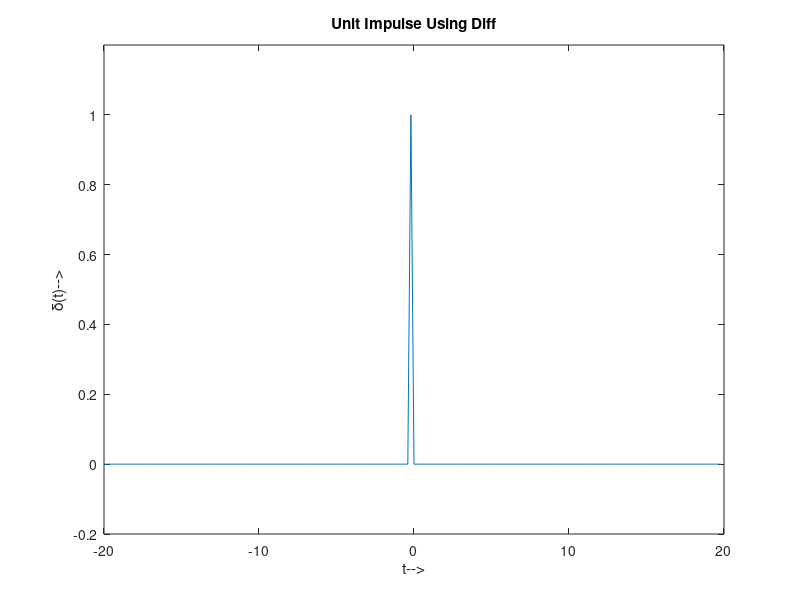

Source code (MATLAB):
deltat = 0.2;
t = -20:deltat:20;
u_t = zeros(size(t));
k = 0;
for i = t
    if i >= 0
        u_t(k+1) = 1;
    else
        u_t(k+1) = 0;
    end
    k = k+1;
end
k = 0;
delta_t = [];
for i = t(2:end)
    delta_t(k+1) = (u_t(k+2)-u_t(k+1));
    k = k+1;
end

plot(t(1:end-1),delta_t)
xlabel('t-->')
ylabel('\delta(t)-->')
xlim([-20 20])
ylim([-0.2 1.2])
title('Unit Impulse Using Diff')